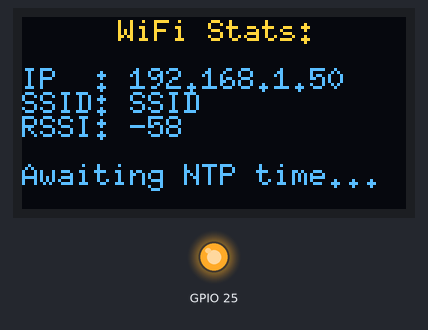
The sketch below on a simulated ESP32. Shown: 128×64 one-colour display, output pins drawn as LEDs (lit = HIGH). The OLED is the two-colour kind (top 16 rows yellow); WiFi joins after 1.5 s; servers stay silent unless stated; the local clock reads 2024-03-15 10:24:30 at power-on unless the sketch sets it; what the sketch prints to the serial monitor is not drawn.

Above: at 2.1 s.
At 9.1 s:
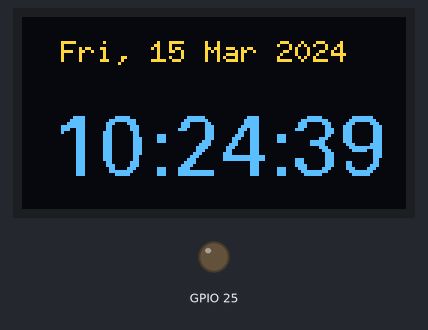
At 18.2 s:
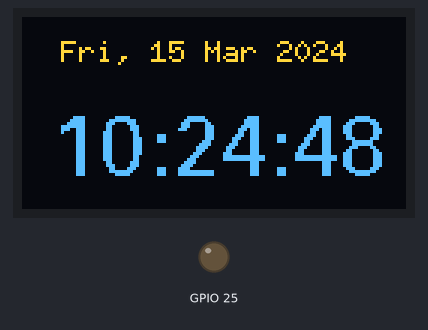
At 37.1 s:
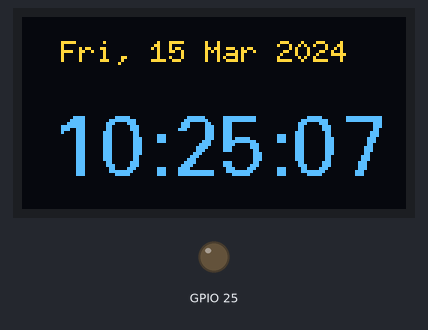
Timing chart, 0 to 38.6 s (numbered marks = the images above):
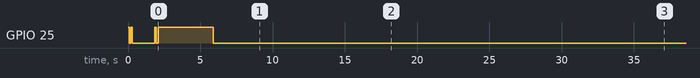

Measured:
- by itself, GPIO 25: goes LOW 0.10 s, HIGH 0.10 s, LOW 1.6 s, HIGH 0.10 s, LOW 0.13 s, HIGH 3.8 s, then LOW
- what the display in image 0 shows lasts 3.9 s, from 2.0 s to 5.9 s
- what the display in image 1 shows lasts 1.1 s, from 9.1 s to 10.2 s

The sketch:

NTP_Clock.ino
```cpp
//////////////////////////////////////////////////////////////////////////////////////////////////////////////
//                                                                                                          //
//                                     Heltec WiFi Kit 32 NTP Clock                                         //
//                                                                                                          //
//////////////////////////////////////////////////////////////////////////////////////////////////////////////

//
// Notes:
//
//  "Heltec WiFi Kit 32 NTP Clock" is a ntp initialized date and time clock.  The device connects to the
// an ntp time server via wifi and a udp port, obtains the ntp time from the server, adjusts then writes
// the time to the ESP32 rtc (real time clock), and displays the date and time on the built in OLED display.
//
//  Upon startup, the code initializes the serial port, wifi, graphics and udp port.  The serial port is
// used only during initialization to display when the wifi is connected and when the ntp time has been
// received from the ntp server.  Wifi is used to communicate with the ntp server.  The graphics is used
// to display the initialization and operational displays on the built in OLED.  Finally, the udp port
// receives the ntp time from the ntp server.
//
//  The main loop performs two major functions; obtains the time from the ntp server and to update the oled.
// In this example, the time is obtained from the ntp server only once, and upon receipt, is adjusted for
// time zone then written into the ESP32 rtc (real time clock).  The OLED is updated once per pass, and there
// is a 200ms delay in the main loop so the OLED is updated 5 times a second.
//
//  Before compiling and downloading the code, adjust the following settings:
//
//  1) TIME_ZONE  - currently set to -6 for Oklahoma (my home state), adjust to your timezone.
//  2) chPassword - currently set to "YourWifiPassword", adjust to your wifi password.
//  3) chSSID     - currently set to "YourWifiSsid", adjust to your wifi ssid.
//

//////////////////////////////////////////////////////////////////////////////////////////////////////////////
//
// Includes.
//
//////////////////////////////////////////////////////////////////////////////////////////////////////////////

#include                              <time.h>                              // for time calculations
#include                              <WiFi.h>                              // for wifi
#include                              <WiFiUdp.h>                           // for udp via wifi
#include                              <U8g2lib.h>                           // see https://github.com/olikraus/u8g2/wiki/u8g2reference
#include                              <Timezone.h>

//////////////////////////////////////////////////////////////////////////////////////////////////////////////
//
// Constants.
//
//////////////////////////////////////////////////////////////////////////////////////////////////////////////

#define   FONT_ONE_HEIGHT               8                                   // font one height in pixels
#define   FONT_TWO_HEIGHT               20                                  // font two height in pixels
#define   NTP_DELAY_COUNT               20                                  // delay count for ntp update
#define   NTP_PACKET_LENGTH             48                                  // ntp packet length
#define   TIME_ZONE                     (1)                                // offset from utc
#define   UDP_PORT                      4000                                // UDP listen port
#define   ADJ_FACTOR                    4.5

//////////////////////////////////////////////////////////////////////////////////////////////////////////////
//
// Variables.
//
//////////////////////////////////////////////////////////////////////////////////////////////////////////////

char      chBuffer[128];                                                    // general purpose character buffer
char      chPassword[] =                  "PASSWORD";                       // your network password
char      chSSID[] =                      "SSID";                           // your network SSID
bool      bTimeReceived =                 false;                            // time has not been received
U8G2_SSD1306_128X64_NONAME_F_HW_I2C       u8g2(U8G2_R0, 16, 15, 4);         // OLED graphics
int       nWifiStatus =                   WL_IDLE_STATUS;                    // wifi status
WiFiUDP   Udp;
int       DST = 0;
int       DSTtime = 0;
int       start = 0;
//////////////////////////////////////////////////////////////////////////////////////////////////////////////
//
// Setup
//
//////////////////////////////////////////////////////////////////////////////////////////////////////////////


void setup()
{
  // Serial.

  Serial.begin(115200);
  while (!Serial)
  {
    Serial.print('.');
  }


  // // Australia Eastern Time Zone (Sydney, Melbourne)
  // TimeChangeRule aEDT = {"AEDT", First, Sun, Oct, 2, 660};    // UTC + 11 hours
  // TimeChangeRule aEST = {"AEST", First, Sun, Apr, 3, 600};    // UTC + 10 hours
  // Timezone ausET(aEDT, aEST);
  // DSTtime = ausET.toLocal(utc);

  // // Moscow Standard Time (MSK, does not observe DST)
  // TimeChangeRule msk = {"MSK", Last, Sun, Mar, 1, 180};
  // Timezone tzMSK(msk);
  // DSTtime = tzMSK.toLocal(utc);

  // // United Kingdom (London, Belfast)
  // TimeChangeRule BST = {"BST", Last, Sun, Mar, 1, 60};        // British Summer Time
  // TimeChangeRule GMT = {"GMT", Last, Sun, Oct, 2, 0};         // Standard Time
  // Timezone UK(BST, GMT);
  // DSTtime = UK.toLocal(utc);

  // // UTC
  // TimeChangeRule utcRule = {"UTC", Last, Sun, Mar, 1, 0};     // UTC
  // Timezone UTC(utcRule);
  // DSTtime = UTC.toLocal(utc);

  // // US Eastern Time Zone (New York, Detroit)
  // TimeChangeRule usEDT = {"EDT", Second, Sun, Mar, 2, -240};  // Eastern Daylight Time = UTC - 4 hours
  // TimeChangeRule usEST = {"EST", First, Sun, Nov, 2, -300};   // Eastern Standard Time = UTC - 5 hours
  // Timezone usET(usEDT, usEST);
  // DSTtime = usET.toLocal(utc);

  // // US Central Time Zone (Chicago, Houston)
  // TimeChangeRule usCDT = {"CDT", Second, Sun, Mar, 2, -300};
  // TimeChangeRule usCST = {"CST", First, Sun, Nov, 2, -360};
  // Timezone usCT(usCDT, usCST);
  // DSTtime = usCT.toLocal(utc);

  // // US Mountain Time Zone (Denver, Salt Lake City)
  // TimeChangeRule usMDT = {"MDT", Second, Sun, Mar, 2, -360};
  // TimeChangeRule usMST = {"MST", First, Sun, Nov, 2, -420};
  // Timezone usMT(usMDT, usMST);
  // DSTtime = usMT.toLocal(utc);

  // // Arizona is US Mountain Time Zone but does not use DST
  // Timezone usAZ(usMST);
  // DSTtime = usAZ.toLocal(utc);

  // // US Pacific Time Zone (Las Vegas, Los Angeles)
  // TimeChangeRule usPDT = {"PDT", Second, Sun, Mar, 2, -420};
  // TimeChangeRule usPST = {"PST", First, Sun, Nov, 2, -480};
  // Timezone usPT(usPDT, usPST);
  // DSTtime = usPT.toLocal(utc);


  pinMode(25, OUTPUT);
  digitalWrite(25, HIGH);
  delay(100);
  digitalWrite(25, LOW);
  delay(100);
  digitalWrite(25, HIGH);
  delay(100);
  digitalWrite(25, LOW);


  // OLED graphics.

  u8g2.begin();
  u8g2.setFont(u8g2_font_6x10_tr);
  u8g2.setFontRefHeightExtendedText();
  u8g2.setDrawColor(1);
  u8g2.setFontPosTop();
  u8g2.setFontDirection(0);

  // Wifi.

  // Display title.

  u8g2.clearBuffer();
  sprintf(chBuffer, "%s", "Connecting to:");
  u8g2.drawStr(64 - (u8g2.getStrWidth(chBuffer) / 2), 0, chBuffer);
  sprintf(chBuffer, "%s", chSSID);
  u8g2.drawStr(64 - (u8g2.getStrWidth(chBuffer) / 2), 31 - (FONT_ONE_HEIGHT / 2), chBuffer);
  u8g2.sendBuffer();

  // Connect to wifi.

  Serial.print("NTP clock: connecting to wifi");
  WiFi.begin(chSSID, chPassword);
  while (WiFi.status() != WL_CONNECTED)
  {
    Serial.print(".");
    delay(500);
  }

  Serial.println();
  sprintf(chBuffer, "NTP clock: WiFi connected to %s.", chSSID);
  Serial.println(chBuffer);

  digitalWrite(25, HIGH);
  delay(100);
  digitalWrite(25, LOW);
  // Display connection stats.

  // Clean the display buffer.

  u8g2.clearBuffer();

  // Display the title.

  sprintf(chBuffer, "%s", "WiFi Stats:");
  u8g2.drawStr(64 - (u8g2.getStrWidth(chBuffer) / 2), 0, chBuffer);

  // Display the ip address assigned by the wifi router.

  char  chIp[81];
  WiFi.localIP().toString().toCharArray(chIp, sizeof(chIp) - 1);
  sprintf(chBuffer, "IP  : %s", chIp);
  u8g2.drawStr(0, FONT_ONE_HEIGHT * 2, chBuffer);

  // Display the ssid of the wifi router.

  sprintf(chBuffer, "SSID: %s", chSSID);
  u8g2.drawStr(0, FONT_ONE_HEIGHT * 3, chBuffer);

  // Display the rssi.

  sprintf(chBuffer, "RSSI: %d", WiFi.RSSI());
  u8g2.drawStr(0, FONT_ONE_HEIGHT * 4, chBuffer);

  // Display waiting for ntp message.

  u8g2.drawStr(0, FONT_ONE_HEIGHT * 6, "Awaiting NTP time...");

  // Now send the display buffer to the OLED.

  u8g2.sendBuffer();

  delay(100);
  digitalWrite(25, HIGH);

  // Udp.

  Udp.begin(UDP_PORT);
}

//////////////////////////////////////////////////////////////////////////////////////////////////////////////
//
// Main loop.
//
//////////////////////////////////////////////////////////////////////////////////////////////////////////////

void  loop()
{
  // Local variables.

  static  int   refresh = 0;
  static  int   nNtpDelay = NTP_DELAY_COUNT;
  static  byte  chNtpPacket[NTP_PACKET_LENGTH];

  // Check for time to send ntp request.

  if (bTimeReceived == false)
  {
    // Have yet to receive time from the ntp server, update delay counter.

    nNtpDelay += 1;

    // Check for time to send ntp request.

    if (nNtpDelay >= NTP_DELAY_COUNT)
    {
      // Time to send ntp request, reset delay.

      nNtpDelay = 0;

      // Send ntp time request.

      // Initialize ntp packet.

      // Zero out chNtpPacket.

      memset(chNtpPacket, 0, NTP_PACKET_LENGTH);

      // Set the ll (leap indicator), vvv (version number) and mmm (mode) bits.
      //
      //  These bits are contained in the first byte of chNtpPacker and are in
      // the following format:  llvvvmmm
      //
      // where:
      //
      //    ll  (leap indicator) = 0
      //    vvv (version number) = 3
      //    mmm (mode)           = 3

      chNtpPacket[0]  = 0b00011011;

      // Send the ntp packet.

      IPAddress ipNtpServer(129, 6, 15, 28);
      Udp.beginPacket(ipNtpServer, 123);
      Udp.write(chNtpPacket, NTP_PACKET_LENGTH);
      Udp.endPacket();

      Serial.println("NTP clock: ntp packet sent to ntp server.");
      Serial.print("NTP clock: awaiting response from ntp server");
    }

    Serial.print(".");

    // Check for time to check for server response.

    if (nNtpDelay == (NTP_DELAY_COUNT - 1))
    {
      // Time to check for a server response.

      if (Udp.parsePacket())
      {
        // Server responded, read the packet.

        Udp.read(chNtpPacket, NTP_PACKET_LENGTH);

        // Obtain the time from the packet, convert to Unix time, and adjust for the time zone.

        struct  timeval tvTimeValue = {0, 0};

        tvTimeValue.tv_sec = ((unsigned long)chNtpPacket[40] << 24) +       // bits 24 through 31 of ntp time
                             ((unsigned long)chNtpPacket[41] << 16) +       // bits 16 through 23 of ntp time
                             ((unsigned long)chNtpPacket[42] <<  8) +       // bits  8 through 15 of ntp time
                             ((unsigned long)chNtpPacket[43]) -             // bits  0 through  7 of ntp time
                             (((70UL * 365UL) + 17UL) * 86400UL) +          // ntp to unix conversion
                             ( (DST + TIME_ZONE) * 3600UL) +                         // time zone adjustment
                             (ADJ_FACTOR);                                           // transport delay fudge factor (5)

        // Set the ESP32 rtc.

        settimeofday(& tvTimeValue, NULL);

        // Time has been received.

        bTimeReceived = true;

        // Output date and time to serial.

        struct tm * tmPointer = localtime(& tvTimeValue.tv_sec);
        strftime (chBuffer, sizeof(chBuffer), "%a, %d %b %Y %I:%M:%S",  tmPointer); // %H  24 h
        Serial.println();
        Serial.print("NTP clock: response received, time written to ESP32 rtc: ");
        Serial.println(chBuffer);

        // No longer need wifi.

        WiFi.mode(WIFI_OFF);
      }
      else
      {
        // Server did not respond.

        Serial.println("NTP clock: packet not received.");
      }
    }
  }

  if (refresh > 16200 || start==0) {  //16200 one hour
    start = 1;
    time_t DSTtime, utc;
    utc = now();  //current time from the Time Library
    // Central European Time (Frankfurt, Paris)
    TimeChangeRule CEST = {"CEST", Last, Sun, Mar, 2, 120};     // Central European Summer Time
    TimeChangeRule CET = {"CET ", Last, Sun, Oct, 3, 60};       // Central European Standard Time
    Timezone CE(CEST, CET);
    DSTtime = CE.toLocal(utc);
    DST = DSTtime/3600;
    Serial.println();
    Serial.print("Current DST for your zone: ");
    Serial.println(DST);

    WiFi.begin(chSSID, chPassword);
    while (WiFi.status() != WL_CONNECTED)
    {
      Serial.print(".");
      delay(500);
    }
    bTimeReceived = false;
    refresh = 0;
  }

  // Update OLED.

  if (bTimeReceived)
  {
    refresh += 1;

    Serial.println(String(16200 - refresh));

    digitalWrite(25, LOW);
    // Ntp time has been received, ajusted and written to the ESP32 rtc, so obtain the time from the ESP32 rtc.

    struct  timeval tvTimeValue;
    gettimeofday(& tvTimeValue, NULL);

    // Erase the display buffer.

    u8g2.clearBuffer();

    // Obtain a pointer to local time.

    struct tm * tmPointer = localtime(& tvTimeValue.tv_sec);


    // Display the date.

    strftime(chBuffer, sizeof(chBuffer), "%a, %d %b %Y",  tmPointer);
    u8g2.setFont(u8g2_font_6x10_tr);
    u8g2.drawStr(60 - (u8g2.getStrWidth(chBuffer) / 2), 7, chBuffer); //0

    // Display the time.

    strftime(chBuffer, sizeof(chBuffer), "%I:%M:%S",  tmPointer);
    u8g2.setFont(u8g2_font_fur20_tn);
    u8g2.drawStr(10, 52 - FONT_TWO_HEIGHT, chBuffer);  //63 - FONT_TWO_HEIGHT

    // Send the display buffer to the OLED

    u8g2.sendBuffer();
  }

  // Give up some time.

  delay(200);
}
```
